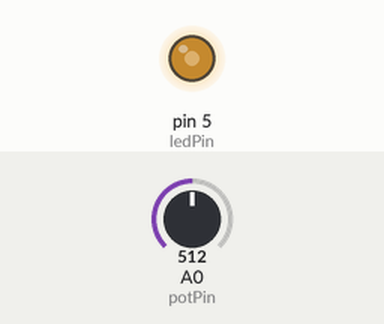
This sketch was run on a simulated Arduino Uno, built with avr-gcc and run on an emulated ATmega328P. Shown: output pins drawn as LEDs (lit = HIGH). Inputs (shaded band) come from the test bench; at power-on: A0 (potPin) = 512.

Above: at 1.2 s.
1.3 s: A0 (potPin) set to 716
At 2.0 s:
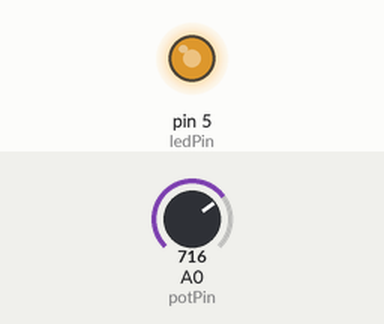
2.8 s: A0 (potPin) set to 900
At 3.2 s:
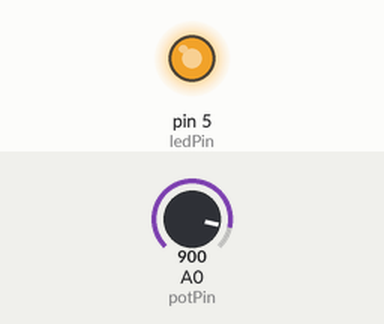
4.3 s: A0 (potPin) set to 122
At 5.5 s:
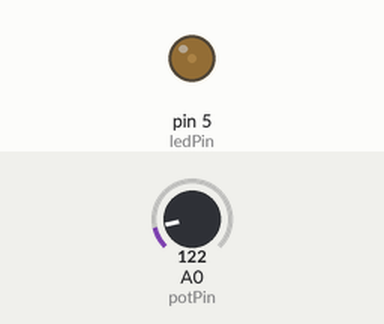
5.8 s: A0 (potPin) set to 0
At 6.6 s:
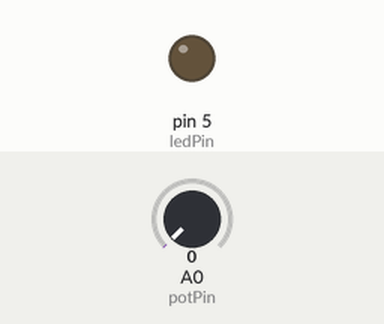
7.3 s: A0 (potPin) set to 511
At 7.8 s:
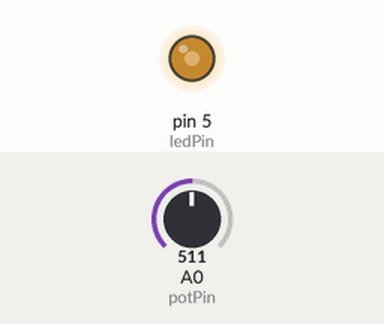
Timing chart, 0 to 9.8 s (numbered marks = the images above; inputs shaded):
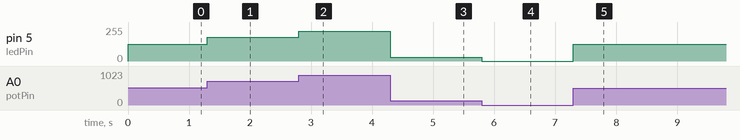

Measured:
- after the input at 1.3 s, pin 5 (ledPin): 127/255 → 178/255 at once
- after the input at 2.8 s, pin 5 (ledPin): 178/255 → 224/255 at once
- after the input at 4.3 s, pin 5 (ledPin): 224/255 → 30/255 at once
- after the input at 5.8 s, pin 5 (ledPin): 30/255 → 0/255 at once
- after the input at 7.3 s, pin 5 (ledPin): 0/255 → 127/255 at once

The sketch:

arduino_LED_brightness_potentiometer.ino
```cpp
const int potPin = A0;
const int ledPin = 5;
int led_value;
int pot_value;

void setup() {
  pinMode(ledPin, OUTPUT);
}

void loop() {
  // reading from potentiometer
  pot_value = analogRead(potPin);

  // Mapping the Values between 0 to 255
  led_value = map(pot_value, 0, 1023, 0, 255);

  // fade the LED using the calibrated value:
  analogWrite(ledPin, led_value);
}
```
